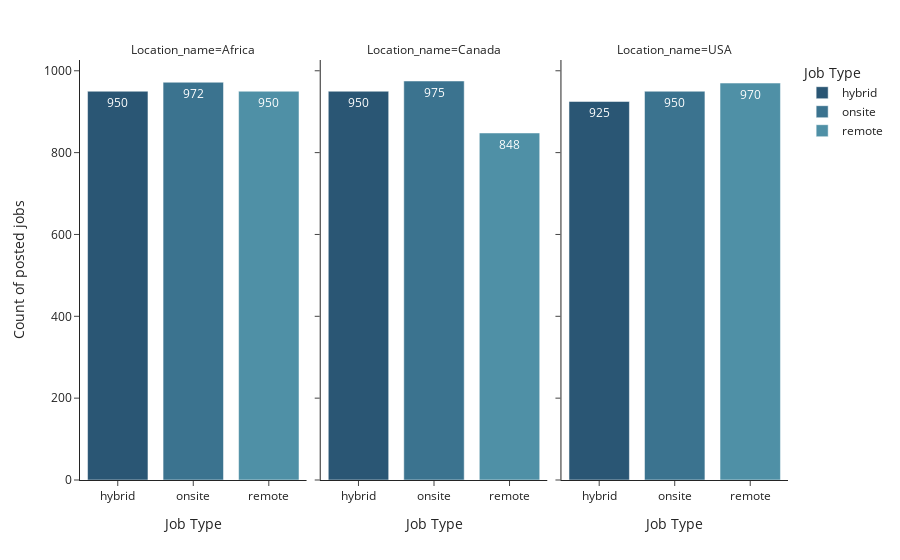

Notebook cell for this chart:
### Code cell
fig = px.bar(df_job_type , 
             y=df_job_type.Counts, 
             x=df_job_type.onsite_remote, 
             template=  "simple_white"  ,
             color = df_job_type.onsite_remote,
             color_discrete_sequence = px.colors.sequential.Teal_r,  
             facet_col=df_job_type.Location_name,
             labels={'onsite_remote':'Job Type', 'Counts':"Count of posted jobs"},
             text=['{}'.format(p) for p in df_job_type.Counts]
            )

fig.update_layout(coloraxis_showscale=False)
fig.show()

### Figure 1 — Plotly figure (JSON) as saved in the notebook; plotly's stock layout.template omitted (floating-point values rounded to 4 significant figures)
{"data": [{"alignmentgroup": "True", "hovertemplate": "Job Type=%{x}<br>Location_name=Africa<br>Count of posted jobs=%{y}<br>text=%{text}<extra></extra>", "legendgroup": "hybrid", "marker": {"color": "rgb(42, 86, 116)", "pattern": {"shape": ""}}, "name": "hybrid", "offsetgroup": "hybrid", "orientation": "v", "showlegend": true, "text": ["950"], "textposition": "auto", "type": "bar", "x": ["hybrid"], "xaxis": "x", "y": [950], "yaxis": "y"}, {"alignmentgroup": "True", "hovertemplate": "Job Type=%{x}<br>Location_name=Canada<br>Count of posted jobs=%{y}<br>text=%{text}<extra></extra>", "legendgroup": "hybrid", "marker": {"color": "rgb(42, 86, 116)", "pattern": {"shape": ""}}, "name": "hybrid", "offsetgroup": "hybrid", "orientation": "v", "showlegend": false, "text": ["950"], "textposition": "auto", "type": "bar", "x": ["hybrid"], "xaxis": "x2", "y": [950], "yaxis": "y2"}, {"alignmentgroup": "True", "hovertemplate": "Job Type=%{x}<br>Location_name=USA<br>Count of posted jobs=%{y}<br>text=%{text}<extra></extra>", "legendgroup": "hybrid", "marker": {"color": "rgb(42, 86, 116)", "pattern": {"shape": ""}}, "name": "hybrid", "offsetgroup": "hybrid", "orientation": "v", "showlegend": false, "text": ["925"], "textposition": "auto", "type": "bar", "x": ["hybrid"], "xaxis": "x3", "y": [925], "yaxis": "y3"}, {"alignmentgroup": "True", "hovertemplate": "Job Type=%{x}<br>Location_name=Africa<br>Count of posted jobs=%{y}<br>text=%{text}<extra></extra>", "legendgroup": "onsite", "marker": {"color": "rgb(59, 115, 143)", "pattern": {"shape": ""}}, "name": "onsite", "offsetgroup": "onsite", "orientation": "v", "showlegend": true, "text": ["972"], "textposition": "auto", "type": "bar", "x": ["onsite"], "xaxis": "x", "y": [972], "yaxis": "y"}, {"alignmentgroup": "True", "hovertemplate": "Job Type=%{x}<br>Location_name=Canada<br>Count of posted jobs=%{y}<br>text=%{text}<extra></extra>", "legendgroup": "onsite", "marker": {"color": "rgb(59, 115, 143)", "pattern": {"shape": ""}}, "name": "onsite", "offsetgroup": "onsite", "orientation": "v", "showlegend": false, "text": ["975"], "textposition": "auto", "type": "bar", "x": ["onsite"], "xaxis": "x2", "y": [975], "yaxis": "y2"}, {"alignmentgroup": "True", "hovertemplate": "Job Type=%{x}<br>Location_name=USA<br>Count of posted jobs=%{y}<br>text=%{text}<extra></extra>", "legendgroup": "onsite", "marker": {"color": "rgb(59, 115, 143)", "pattern": {"shape": ""}}, "name": "onsite", "offsetgroup": "onsite", "orientation": "v", "showlegend": false, "text": ["950"], "textposition": "auto", "type": "bar", "x": ["onsite"], "xaxis": "x3", "y": [950], "yaxis": "y3"}, {"alignmentgroup": "True", "hovertemplate": "Job Type=%{x}<br>Location_name=Africa<br>Count of posted jobs=%{y}<br>text=%{text}<extra></extra>", "legendgroup": "remote", "marker": {"color": "rgb(79, 144, 166)", "pattern": {"shape": ""}}, "name": "remote", "offsetgroup": "remote", "orientation": "v", "showlegend": true, "text": ["950"], "textposition": "auto", "type": "bar", "x": ["remote"], "xaxis": "x", "y": [950], "yaxis": "y"}, {"alignmentgroup": "True", "hovertemplate": "Job Type=%{x}<br>Location_name=Canada<br>Count of posted jobs=%{y}<br>text=%{text}<extra></extra>", "legendgroup": "remote", "marker": {"color": "rgb(79, 144, 166)", "pattern": {"shape": ""}}, "name": "remote", "offsetgroup": "remote", "orientation": "v", "showlegend": false, "text": ["848"], "textposition": "auto", "type": "bar", "x": ["remote"], "xaxis": "x2", "y": [848], "yaxis": "y2"}, {"alignmentgroup": "True", "hovertemplate": "Job Type=%{x}<br>Location_name=USA<br>Count of posted jobs=%{y}<br>text=%{text}<extra></extra>", "legendgroup": "remote", "marker": {"color": "rgb(79, 144, 166)", "pattern": {"shape": ""}}, "name": "remote", "offsetgroup": "remote", "orientation": "v", "showlegend": false, "text": ["970"], "textposition": "auto", "type": "bar", "x": ["remote"], "xaxis": "x3", "y": [970], "yaxis": "y3"}], "layout": {"annotations": [{"font": {}, "showarrow": false, "text": "Location_name=Africa", "x": 0.16, "xanchor": "center", "xref": "paper", "y": 1, "yanchor": "bottom", "yref": "paper"}, {"font": {}, "showarrow": false, "text": "Location_name=Canada", "x": 0.5, "xanchor": "center", "xref": "paper", "y": 1, "yanchor": "bottom", "yref": "paper"}, {"font": {}, "showarrow": false, "text": "Location_name=USA", "x": 0.84, "xanchor": "center", "xref": "paper", "y": 1, "yanchor": "bottom", "yref": "paper"}], "barmode": "relative", "coloraxis": {"showscale": false}, "legend": {"title": {"text": "Job Type"}, "tracegroupgap": 0}, "margin": {"t": 60}, "xaxis": {"anchor": "y", "categoryarray": ["hybrid", "onsite", "remote"], "categoryorder": "array", "domain": [0, 0.32], "title": {"text": "Job Type"}}, "xaxis2": {"anchor": "y2", "categoryarray": ["hybrid", "onsite", "remote"], "categoryorder": "array", "domain": [0.34, 0.66], "matches": "x", "title": {"text": "Job Type"}}, "xaxis3": {"anchor": "y3", "categoryarray": ["hybrid", "onsite", "remote"], "categoryorder": "array", "domain": [0.68, 1.0], "matches": "x", "title": {"text": "Job Type"}}, "yaxis": {"anchor": "x", "domain": [0, 1], "title": {"text": "Count of posted jobs"}}, "yaxis2": {"anchor": "x2", "domain": [0, 1], "matches": "y", "showticklabels": false}, "yaxis3": {"anchor": "x3", "domain": [0, 1], "matches": "y", "showticklabels": false}}}
